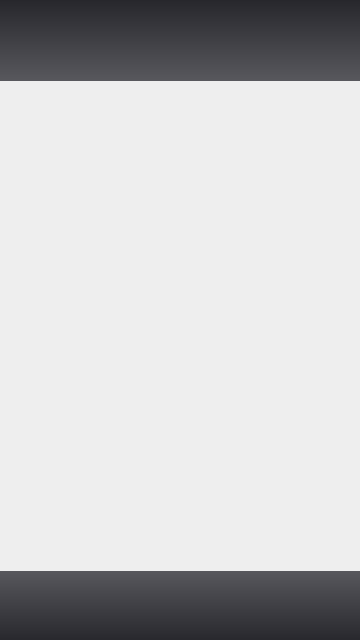
<?xml version="1.0" encoding="UTF-8"?>
<ui version="4.0">
 <class>GenMainWindow</class>
 <widget class="QWidget" name="GenMainWindow">
  <property name="geometry">
   <rect>
    <x>0</x>
    <y>0</y>
    <width>360</width>
    <height>640</height>
   </rect>
  </property>
  <property name="sizePolicy">
   <sizepolicy hsizetype="MinimumExpanding" vsizetype="MinimumExpanding">
    <horstretch>0</horstretch>
    <verstretch>0</verstretch>
   </sizepolicy>
  </property>
  <property name="windowTitle">
   <string>Select Images</string>
  </property>
  <property name="styleSheet">
   <string notr="true">background-color: rgb(238, 238, 238);</string>
  </property>
  <widget class="GenMenuBar" name="menuBar" native="true">
   <property name="geometry">
    <rect>
     <x>0</x>
     <y>570</y>
     <width>360</width>
     <height>72</height>
    </rect>
   </property>
   <property name="sizePolicy">
    <sizepolicy hsizetype="Preferred" vsizetype="Preferred">
     <horstretch>0</horstretch>
     <verstretch>0</verstretch>
    </sizepolicy>
   </property>
   <property name="minimumSize">
    <size>
     <width>360</width>
     <height>72</height>
    </size>
   </property>
   <property name="contextMenuPolicy">
    <enum>Qt::NoContextMenu</enum>
   </property>
   <property name="styleSheet">
    <string notr="true">background-color: qlineargradient(spread:pad, x1: 0, y1: 1, x2: 0, y2: 0, stop:0 rgba(39, 39, 44, 255), stop:1 rgba(88, 88, 93, 255));</string>
   </property>
  </widget>
  <widget class="QStackedWidget" name="stackedWidget">
   <property name="geometry">
    <rect>
     <x>0</x>
     <y>81</y>
     <width>360</width>
     <height>490</height>
    </rect>
   </property>
   <property name="sizePolicy">
    <sizepolicy hsizetype="Expanding" vsizetype="Expanding">
     <horstretch>0</horstretch>
     <verstretch>0</verstretch>
    </sizepolicy>
   </property>
   <property name="styleSheet">
    <string notr="true">background-image: url(:/images/cute_background.png);</string>
   </property>
   <property name="frameShadow">
    <enum>QFrame::Plain</enum>
   </property>
   <property name="currentIndex">
    <number>1</number>
   </property>
   <widget class="QWidget" name="page"/>
   <widget class="QWidget" name="page_2"/>
  </widget>
  <widget class="GenStatusWidget" name="statusBar" native="true">
   <property name="enabled">
    <bool>true</bool>
   </property>
   <property name="geometry">
    <rect>
     <x>0</x>
     <y>0</y>
     <width>360</width>
     <height>81</height>
    </rect>
   </property>
   <property name="sizePolicy">
    <sizepolicy hsizetype="Fixed" vsizetype="Fixed">
     <horstretch>0</horstretch>
     <verstretch>0</verstretch>
    </sizepolicy>
   </property>
   <property name="minimumSize">
    <size>
     <width>360</width>
     <height>60</height>
    </size>
   </property>
   <property name="styleSheet">
    <string notr="true">background-color: qlineargradient(spread:pad, x1: 0, y1: 0, x2: 0, y2: 1, stop:0 rgba(39, 39, 44, 255), stop:1 rgba(88, 88, 93, 255));</string>
   </property>
  </widget>
  <widget class="QWidget" name="shadowBottom" native="true">
   <property name="geometry">
    <rect>
     <x>0</x>
     <y>563</y>
     <width>360</width>
     <height>8</height>
    </rect>
   </property>
   <property name="contextMenuPolicy">
    <enum>Qt::NoContextMenu</enum>
   </property>
   <property name="styleSheet">
    <string notr="true">background: transparent;
background-image: url(:/images/shadow_bottom.png);</string>
   </property>
  </widget>
  <widget class="QWidget" name="shadowTop" native="true">
   <property name="geometry">
    <rect>
     <x>0</x>
     <y>81</y>
     <width>360</width>
     <height>8</height>
    </rect>
   </property>
   <property name="contextMenuPolicy">
    <enum>Qt::NoContextMenu</enum>
   </property>
   <property name="styleSheet">
    <string notr="true">background: transparent;
background-image: url(:/images/shadow_top.png);
</string>
   </property>
  </widget>
 </widget>
 <customwidgets>
  <customwidget>
   <class>GenMenuBar</class>
   <extends>QWidget</extends>
   <header>genmenubar.h</header>
   <container>1</container>
  </customwidget>
  <customwidget>
   <class>GenStatusWidget</class>
   <extends>QWidget</extends>
   <header>genstatuswidget.h</header>
   <container>1</container>
  </customwidget>
 </customwidgets>
 <resources/>
 <connections/>
</ui>
